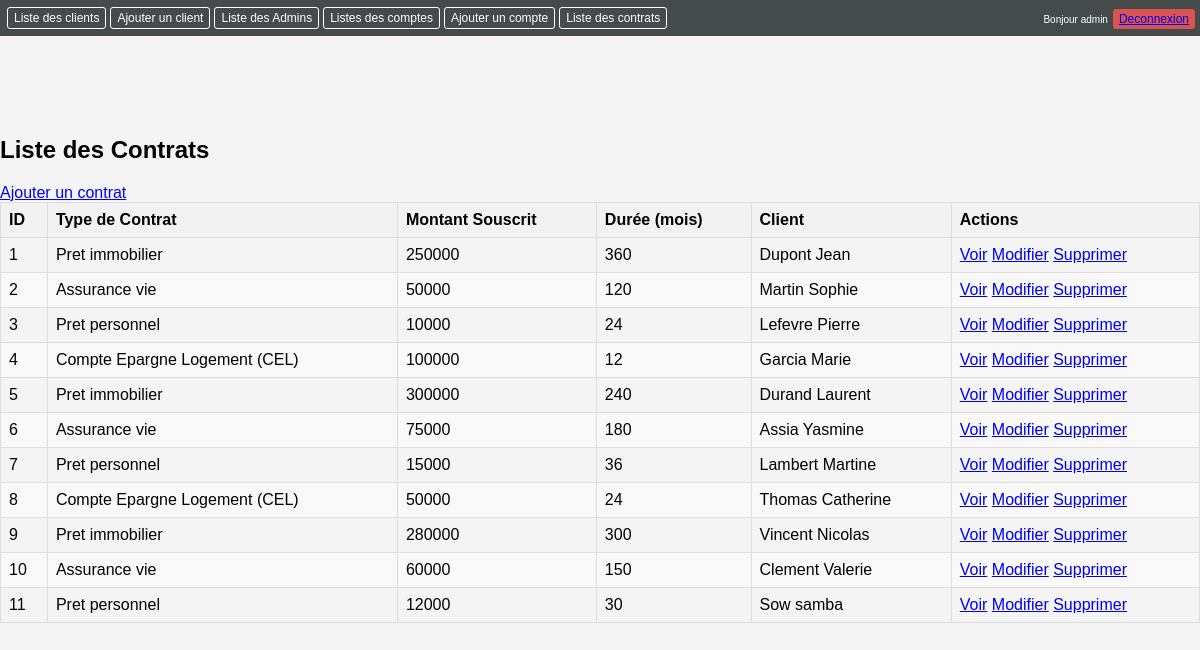
/index.php?action=liste_contrats (signed in), run on the app's committed database.
### tables this page shows
CREATE TABLE `contrats` (
  `id` int(11) NOT NULL,
  `typeContrat` varchar(50) NOT NULL,
  `montantSouscrit` decimal(10,0) NOT NULL,
  `duree` int(11) NOT NULL,
  `dateDebut` date NOT NULL,
  `dateFin` date NOT NULL,
  `idClient` int(11) DEFAULT NULL
);

CREATE TABLE `clients` (
  `id` int(11) NOT NULL,
  `nom` varchar(50) NOT NULL,
  `prenom` varchar(50) NOT NULL,
  `email` varchar(100) NOT NULL,
  `telephone` varchar(20) DEFAULT NULL,
  `adresse` varchar(255) DEFAULT NULL
);

### controllers/contratController.php (called while the page is built, shortened)
<?php
class ContratController {
    public function index() {
        try {
            $pdo = getConnexion();
            $stmt = $pdo->query('SELECT contrats.*, clients.nom, clients.prenom FROM contrats INNER JOIN clients ON contrats.idClient = clients.id ORDER BY contrats.id');
            $contrats = $stmt->fetchAll(PDO::FETCH_ASSOC);
            include __DIR__ . '/../views/contrats/index.php';
        } catch (PDOException $e) {
            echo "Erreur de base de données : " . $e->getMessage();
        }
    }
}
?>

### views/contrats/index.php (the view)
<?php include __DIR__ . '/../templates/header.php'; ?>
<h2>Liste des Contrats</h2>
<a href="index.php?action=ajouter_contrat">Ajouter un contrat</a>
<table border="1">
    <thead>
        <tr>
            <th>ID</th>
            <th>Type de Contrat</th>
            <th>Montant Souscrit</th>
            <th>Durée (mois)</th>
            <th>Client</th>
            <th>Actions</th>
        </tr>
    </thead>
    <tbody>
        <?php foreach ($contrats as $contrat): ?>
            <tr>
                <td><?= $contrat['id'] ?></td>
                <td><?= $contrat['typeContrat'] ?></td>
                <td><?= $contrat['montantSouscrit'] ?></td>
                <td><?= $contrat['duree'] ?></td>
                <td><?= $contrat['nom'] . ' ' . $contrat['prenom'] ?></td>
                <td>
                    <a href="index.php?action=voir_contrat&id=<?= $contrat['id'] ?>">Voir</a>
                    <a href="index.php?action=modifier_contrat&id=<?= $contrat['id'] ?>">Modifier</a>
                    <a href="index.php?action=supprimer_contrat&id=<?= $contrat['id'] ?>" onclick="return confirm('Êtes-vous sûr de vouloir supprimer ce contrat ?')">Supprimer</a>
                </td>
            </tr>
        <?php endforeach; ?>
    </tbody>
</table>

### css/style.css (style rules this page uses)
body { font-family: sans-serif; margin: 0; padding: 0; background-color: #f4f4f4; }
table { width: 100%; border-collapse: collapse; margin-bottom: 20px; }
th, td { border: 1px solid #ddd; padding: 8px; text-align: left; }
th { background-color: #f2f2f2; }
tr:nth-child(even) { background-color: #f9f9f9; }

### data on the page
contrats: id "1", typeContrat "Pret immobilier", montantSouscrit "250000", duree "360", idClient.nom "Dupont", idClient.prenom "Jean"
contrats: id "2", typeContrat "Assurance vie", montantSouscrit "50000", duree "120", idClient.nom "Martin", idClient.prenom "Sophie"
contrats: id "3", typeContrat "Pret personnel", montantSouscrit "10000", duree "24", idClient.nom "Lefevre", idClient.prenom "Pierre"
contrats: id "4", typeContrat "Compte Epargne Logement (CEL)", montantSouscrit "100000", duree "12", idClient.nom "Garcia", idClient.prenom "Marie"
contrats: id "5", typeContrat "Pret immobilier", montantSouscrit "300000", duree "240", idClient.nom "Durand", idClient.prenom "Laurent"
contrats: id "6", typeContrat "Assurance vie", montantSouscrit "75000", duree "180", idClient.nom "Assia", idClient.prenom "Yasmine"
contrats: id "7", typeContrat "Pret personnel", montantSouscrit "15000", duree "36", idClient.nom "Lambert", idClient.prenom "Martine"
contrats: id "8", typeContrat "Compte Epargne Logement (CEL)", montantSouscrit "50000", duree "24", idClient.nom "Thomas", idClient.prenom "Catherine"
contrats: id "9", typeContrat "Pret immobilier", montantSouscrit "280000", duree "300", idClient.nom "Vincent", idClient.prenom "Nicolas"
contrats: id "10", typeContrat "Assurance vie", montantSouscrit "60000", duree "150", idClient.nom "Clement", idClient.prenom "Valerie"
contrats: id "11", typeContrat "Pret personnel", montantSouscrit "12000", duree "30", idClient.nom "Sow", idClient.prenom "samba"
